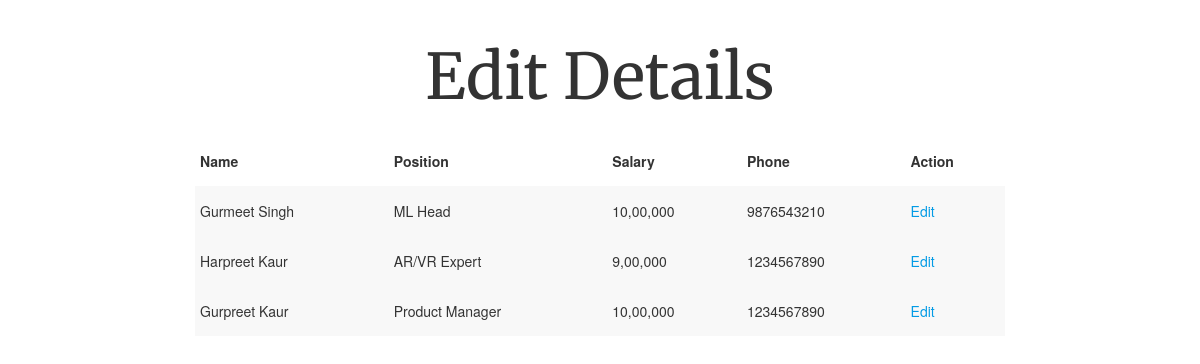
The app's page /edit.php (signed in) with its own data.
### tables this page shows
CREATE TABLE `employee` (
  `id` int(11) NOT NULL,
  `ename` varchar(40) NOT NULL,
  `eposition` varchar(40) NOT NULL,
  `esalary` varchar(20) NOT NULL,
  `ephone` varchar(13) NOT NULL
);

### edit.php (the view, shortened to what this page needs)
<!DOCTYPE html>
<html>
<head> <title> Employee App </title>
            <link rel="stylesheet" href="https://maxcdn.bootstrapcdn.com/bootstrap/3.4.0/css/bootstrap.min.css">
             <link rel="stylesheet" href="https://cdnjs.cloudflare.com/ajax/libs/materialize/1.0.0/css/materialize.min.css">
</head>
<body>
<div class="container">
<h1> Edit Details </h1>
<table class="striped">
        <thead>
          <tr>
              <th>Name</th>
              <th>Position</th>
              <th>Salary</th>
              <th>Phone</th>
              <th>Action</th>
          </tr>
        </thead>
        <?php
        include("connection.php");
        $qry = "SELECT * FROM `employee` ";
        $result = mysqli_query($con, $qry);
        while($row = mysqli_fetch_assoc($result)) {
            ?>
            <tbody>
            <tr>
            <td><?php echo $row['ename']?></td>
            <td><?php echo $row['eposition']?></td>
            <td><?php echo $row['esalary']?></td>
            <td><?php echo $row['ephone']?></td>
            <td><a href="update.php?id=<?php echo $row['id']?>">Edit</a></td>
            </tr>
            </tbody>
            <?php
        }
        ?>
      </table>
</div>
</body>
</html>

### edit.php (style rules this page uses)
h1 { font-family: 'Merriweather', serif; text-align:center; align-items:center; }

### records on screen
employee: ename "Gurmeet Singh", eposition "ML Head", esalary "10,00,000", ephone "9876543210"
employee: ename "Harpreet Kaur", eposition "AR/VR Expert", esalary "9,00,000", ephone "1234567890"
employee: ename "Gurpreet Kaur", eposition "Product Manager", esalary "10,00,000", ephone "1234567890"
